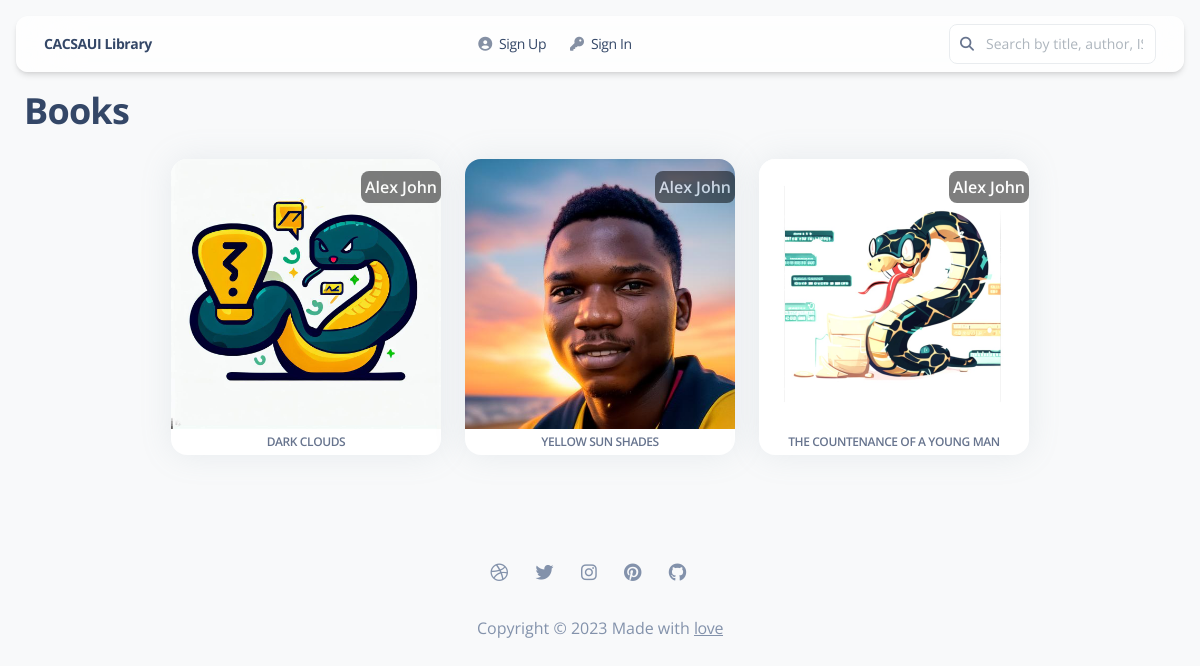
The page /books/ on the database its author committed.
### books/models.py (models this page shows, shortened)
class Book(models.Model):
    id = models.UUIDField(primary_key=True, default=uuid4, editable=False)
    title = models.CharField(max_length=256)
    author = models.ForeignKey(Author, related_name="books", on_delete=models.PROTECT)
    summary = models.TextField(max_length=1024, null=True, blank=True)
    isbn = models.CharField("ISBN_13", max_length=13, blank=True)
    isbn_10 = models.CharField("ISBN_10", max_length=10, null=True, blank=True)
    num_of_pages = models.CharField(max_length=6, null=True, blank=True)
    cover_src = models.CharField(max_length=50, null=True, blank=True)
    cover = models.ImageField(blank=True, upload_to="covers/", null=True)
    published_date = models.CharField(max_length=50, null=True, blank=True)
    date_added = models.DateField(auto_now_add=True)
    class Meta:
        ordering = ["-date_added"]
    def get_absolute_url(self):
        return reverse("book_detail", args=[self.pk])

class Author(models.Model):
    id = models.UUIDField(primary_key=True, default=uuid4, editable=False)
    open_library_key = models.CharField(null=True, blank=True, max_length=20)
    names = models.CharField(max_length=256, blank=False, default="Alex John")
    bio = models.CharField(max_length=2048, null=True, blank=True)
    class Meta:
        ordering = ["names"]

### books/views.py (the view)
# urls.py: path('', BookListView.as_view(), name='book_list' ),
class BookListView(ListView):
    model = Book
    context_object_name = "books"
    template_name = "books/list.html"
    def get_queryset(self) -> QuerySet[Any]:
        if self.request.GET:
            lookup = BookSearchForm(self.request.GET)
            if lookup.is_valid():
                print(lookup)
                query = lookup.cleaned_data["q"].split(" ")
                qset = Q()
                for q in query:
                    qset |= (
                        Q(title__icontains=q)
                        | Q(author__names__icontains=q)
                        | Q(isbn__exact=q)
                    )
                return Book.objects.filter(qset)
        else:
            return super().get_queryset()

### templates/books/list.html
{% extends "layouts/base-shadow.html" %}
{% load static %}
{% block page_heading %}
<h2> Books </h2>
{% endblock page_heading %}
{% block content %}
    <div class="flex flex-wrap justify-center mt-4 -mx-3">
        {% for book in books  %}
            <div class="w-1/2 max-w-full px-3 mb-6 sm:w-1/2 sm:flex-none xl:w-1/4">
                <div class="relative flex flex-col min-w-0 break-words bg-white border-0 shadow-xl dark:bg-slate-850 dark:shadow-dark-xl rounded-2xl bg-clip-border">
                    <p class="absolute right-0 top-3 bg-black text-white leading-normal opacity-50 font-semibold p-1 border border-none rounded-lg" >
                        {{book.author.names}}
                    </p>
                    <a href="{{ book.get_absolute_url }}">
                    <img class="w-full rounded-t-2xl" src="{{book.cover.url}}" alt="profile cover image">
                    <div class="border-black/12.5 rounded-t-2xl p-1 text-center">
                        <p class="mb-0 line-clamp-2 font-sans text-xs font-semibold leading-normal uppercase dark:text-white dark:opacity-60">
                        {{book.title}}
                        </p>
                    </div>
                    </a>
                </div>
            </div>
            {% empty %}
            <p class="mb-0 font-sans text-xs font-semibold leading-normal uppercase dark:text-white dark:opacity-60">
                No book found
            </p>
        {% endfor %}
    </div>
{% endblock content %}

### rows shown on the page
Book: author.names "Alex John", cover (picture), title "DARK CLOUDS"
Book: author.names "Alex John", cover (picture), title "YELLOW SUN SHADES"
Book: author.names "Alex John", cover (picture), title "THE COUNTENANCE OF A YOUNG MAN"
